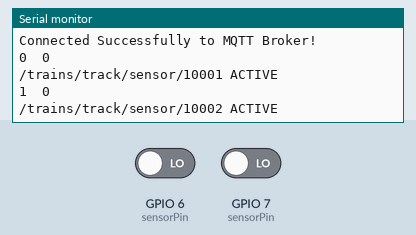
The sketch below on a simulated ESP8266 (NodeMCU). Shown: the last lines printed to the serial monitor. Inputs (shaded band) come from the test bench; at power-on: GPIO 6 (sensorPin) LOW, GPIO 7 (sensorPin) LOW. WiFi joins after 1.5 s; servers stay silent unless stated; no MQTT or app messages arrive unless stated.

Above: at 2.7 s.
2.8 s: GPIO 6 (sensorPin) driven HIGH
At 7.1 s:
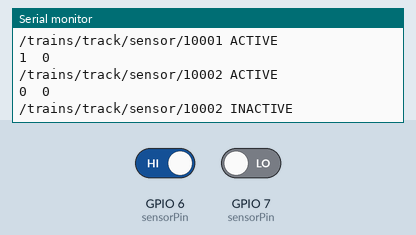
8.8 s: GPIO 7 (sensorPin) driven HIGH
At 12.1 s:
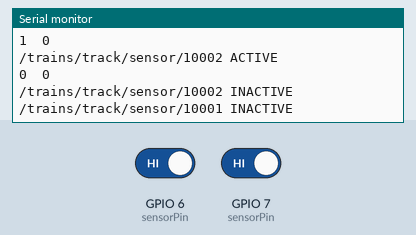

The sketch:

esp8266-transformation-mqtt-client-ct-sensor-node.ino
```cpp
/*
   Adarsh Model Trains
   Developed by Adarsh kumar
   Support adarshmodeltrains@gmail.com
*/

// Enables the ESP8266 to connect to the local network (via WiFi)
#include <ESP8266WiFi.h>
// Allows us to connect to, and publish to the MQTT broker
#include <PubSubClient.h>
#include"Config.h"
#include "CtSensor.h"

int address = 1;
int blockNo = 0;
int sensStatus[NO_OF_BLOCKS];
CtSensor ctSensor;

// Initialise the WiFi and MQTT Client objects
WiFiClient wifiClient;

// 1883 is the listener port for the Broker
PubSubClient client(MQTT_SERVER, 1883, wifiClient);


/*
   pushing the sensor data to the mqtt for jmri
*/
void publishSensorData(String sensorNo, String state) {
  String topic = JMRI_MQTT_SENSOR_TOPIC + sensorNo;
  Serial.print(topic + " " + state);
  Serial.println();
  client.publish(topic.c_str(), state.c_str());
}


bool mqttConnect() {
  // Connect to MQTT Server and subscribe to the topic
  if (client.connect(CLIENT_ID, MQTT_USER, MQTT_PWD)) {
    client.subscribe(JMRI_MQTT_TOPIC);
    return true;
  } else {
    return false;
  }
}


void setup() {

  // Begin Serial on 115200
  Serial.begin(BROAD_RATE);

  Serial.print("Connecting to ");
  Serial.println(SS_ID);

  // Connect to the WiFi
  WiFi.begin(SS_ID, WIFI_PWD);

  // Wait until the connection has been confirmed before continuing
  while (WiFi.status() != WL_CONNECTED) {
    delay(500);
    //Serial.print(".");
  }

  // Debugging - Output the IP Address of the ESP8266
  Serial.println("WiFi Connected");
  Serial.print("IP Address: ");
  Serial.println(WiFi.localIP());

  // Connect to MQTT Broker
  if (mqttConnect()) {
    Serial.println("Connected Successfully to MQTT Broker!");
  } else {
    Serial.println("Connection Failed!");
  }

  ctSensor.initCtSensor(NO_OF_BLOCKS);
  for (int i = 0; i < NO_OF_BLOCKS; i++) {
    ctSensor.setSensorPin(i + 1, sensorPin[i]);
    sensStatus[i] = 0;
  }
}

void loop() {
  // If the connection is lost, try to connect again
  if (!client.connected()) {
    mqttConnect();
  }
  // client.loop() just tells the MQTT client code to do what it needs to do itself (i.e. check for messages, etc.)
  client.loop();
  // Once it has done all it needs to do for this cycle, go back to checking if we are still connected.

  for (blockNo = 1 ; blockNo <= NO_OF_BLOCKS; blockNo++) {
    bool isBlockOccuipied = ctSensor.isSensorActive(blockNo);
    if (isBlockOccuipied) {
      if (sensStatus[blockNo - 1] != 1) {
        sensStatus[blockNo - 1] = 1;
        publishSensorData(String(JMRI_SENSOR_START_ADDRESS + blockNo) , ACTIVE);
      }
    } else {
      if (sensStatus[blockNo - 1] != 0) {
        sensStatus[blockNo - 1] = 0;
        publishSensorData(String(JMRI_SENSOR_START_ADDRESS + blockNo) , INACTIVE);
      }
    }
  }
  delay(DELAY_TIME);
}
```

CtSensor.cpp
```cpp
/*
   Adarsh Model Trains
   Developed by Adarsh kumar
   Support adarshmodeltrains@gmail.com
*/
#include <Arduino.h>
#include "CtSensor.h"

void CtSensor::initCtSensor(int sensorsCount) {
  if (sensorsCount > 0) {
    _sensorsCount = sensorsCount;
    _sensorsPins = new int[_sensorsCount];
    for (int i = 0; i < _sensorsCount; i++) {
      _sensorsPins[i] = -1;
    }
  } else {
    Serial.println("Invalid Sensor Count");
  }
}

void CtSensor::setSensorPin(int sensorNo, int pinNo) {
  if (sensorNo > -1 && sensorNo <= _sensorsCount) {
    if (pinNo > -1) {
      _sensorsPins[sensorNo - 1] = pinNo;
      pinMode(pinNo, INPUT);
    } else {
      Serial.println("Invalid Sensor Pin No");
    }
  } else {
    Serial.println("Invalid Sensor Number");
  }
}

bool CtSensor:: isSensorActive(int sensorNo) {
  if (sensorNo > -1 && sensorNo <= _sensorsCount) {
    int val = digitalRead(_sensorsPins[sensorNo - 1]);
    if ( val == 0) {
      Serial.print(sensorNo - 1);
      Serial.print("  ");
      Serial.println(val);
      return true;
    } else {
      return false;
    }
  } else {
    Serial.println("Invalid Sensor Number");
    return false;
  }
}


void CtSensor::displayPins() {
  Serial.println();
  for (int i = 0; i < _sensorsCount; i++) {
    Serial.print( _sensorsPins[i]);
    Serial.print("  ");
  }
  Serial.println();
}
```

CtSensor.h
```cpp
/*
   Adarsh Model Trains
   Developed by Adarsh kumar
   Support adarshmodeltrains@gmail.com
*/
#ifndef CtSensor_h
#define CtSensor_h

class CtSensor {

  private:
    int _sensorsCount;
    int * _sensorsPins;

  public:
    CtSensor() {
    }

    void initCtSensor(int sensorsCount);

    void setSensorPin(int sensorNo, int pinNo);

    bool isSensorActive(int sensorNo);

    void displayPins();

    ~CtSensor() {
      delete[] _sensorsPins;
    }

};

#endif;
```

Config.h
```cpp
/*
   Adarsh Model Trains
   Developed by Adarsh kumar
   Support adarshmodeltrains@gmail.com
*/

#ifndef Config_h
#define Config_h
#include "Arduino.h"

// WiFi
// Make sure to update this for your own WiFi network!
#define SS_ID "adarsh_radha_2G" // ESP8266 do not support 5G wifi connection
#define WIFI_PWD "******"
#define  MQTT_USER "adarsh"
#define  MQTT_PWD "password"

// MQTT
// find this ip using ipconfig or check in router
#define  MQTT_SERVER  "192.168.0.188"

// change the node "number/name"  based on the node default is 1 in this
#define JMRI_MQTT_TOPIC  "/trains/track/#"
#define JMRI_MQTT_SENSOR_TOPIC "/trains/track/sensor/"

// change the node "number/name"  based on the node
#define CLIENT_ID  "JMRI_NODE_ESP8266_PUBLISHING_1"

#define BROAD_RATE 115200
#define DELAY_TIME 5000
#define ACTIVE "ACTIVE"
#define INACTIVE "INACTIVE"

#define JMRI_SENSOR_START_ADDRESS 10000
#define NO_OF_BLOCKS 2

/*
 * CT SENSORS PIN CONFIGURATION
  const int sensorPin[NO_OF_BLOCKS][PINS] = {
  BLOCK_1__PIN,
  BLOCK_2_PIN,
  ..........
  BLOCK_N_PIN
  };
*/
const int sensorPin[NO_OF_BLOCKS] = {
  7, 6
};

#endif
```

Measured:
- after the input at 2.8 s, the serial monitor: prints a new line after 3.8 s (image 1)
- after the input at 8.8 s, the serial monitor: prints a new line after 2.8 s (image 2)
